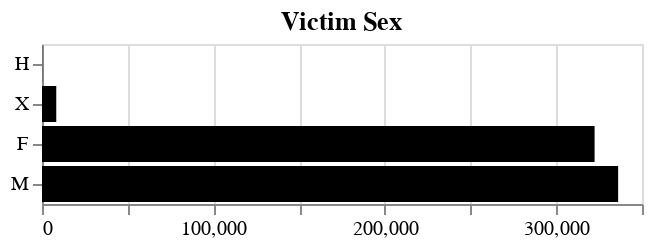

Source (notebook cell):
### Code cell
victim_sex_original = df_clean.groupby('Vict Sex').size().sort_values(ascending=False).reset_index(name='COUNT')
alt.Chart(victim_sex_original, title='Victim Sex').mark_bar(color='black').encode(
    alt.X('COUNT', title=''),
    alt.Y('Vict Sex', sort='x', title='')
)

### Figure 1 — Vega specification as saved in the notebook (floating-point values rounded to 4 significant figures)
{"$schema": "https://vega.github.io/schema/vega/v5.json", "data": [{"name": "source_0"}, {"name": "data_0", "values": [{"COUNT": 336084, "COUNT_end": 336100.0, "COUNT_start": 0.0, "Vict Sex": "M"}, {"COUNT": 322343, "COUNT_end": 322300.0, "COUNT_start": 0.0, "Vict Sex": "F"}, {"COUNT": 8320, "COUNT_end": 8320.0, "COUNT_start": 0.0, "Vict Sex": "X"}, {"COUNT": 95, "COUNT_end": 95.0, "COUNT_start": 0.0, "Vict Sex": "H"}]}, {"name": "source_0_y_domain_Vict Sex", "values": [{"Vict Sex": "M", "sort_field": 336084}, {"Vict Sex": "F", "sort_field": 322343}, {"Vict Sex": "X", "sort_field": 8320}, {"Vict Sex": "H", "sort_field": 95}]}], "signals": [{"name": "y_step", "value": 20}, {"name": "height", "update": "bandspace(domain('y').length, 0.1, 0.05) * y_step"}], "marks": [{"type": "rect", "name": "marks", "from": {"data": "data_0"}, "encode": {"update": {"x": {"field": "COUNT_end", "scale": "x"}, "y": {"field": "Vict Sex", "scale": "y"}, "height": {"signal": "max(0.25, bandwidth('y'))"}, "fill": {"value": "black"}, "ariaRoleDescription": {"value": "bar"}, "description": {"signal": "\"COUNT: \" + (format(datum[\"COUNT\"], \"\")) + \"; Vict Sex: \" + (isValid(datum[\"Vict Sex\"]) ? datum[\"Vict Sex\"] : \"\"+datum[\"Vict Sex\"])"}, "x2": {"field": "COUNT_start", "scale": "x"}}}, "style": ["bar"]}], "scales": [{"name": "x", "type": "linear", "domain": {"data": "data_0", "fields": ["COUNT_start", "COUNT_end"]}, "range": [0, {"signal": "width"}], "zero": true, "nice": true}, {"name": "y", "type": "band", "domain": {"data": "source_0_y_domain_Vict Sex", "field": "Vict Sex", "sort": {"op": "max", "field": "sort_field"}}, "range": {"step": {"signal": "y_step"}}, "paddingInner": 0.1, "paddingOuter": 0.05}], "axes": [{"scale": "x", "domain": false, "orient": "bottom", "aria": false, "maxExtent": 0, "minExtent": 0, "ticks": false, "labels": false, "gridScale": "y", "grid": true, "zindex": 0, "tickCount": {"signal": "ceil(width/40)"}}, {"scale": "x", "labelOverlap": true, "tickCount": {"signal": "ceil(width/40)"}, "orient": "bottom", "zindex": 0, "labelFlush": true, "grid": false}, {"scale": "y", "grid": false, "zindex": 0, "orient": "left"}], "title": {"text": "Victim Sex", "frame": "group"}, "style": "cell", "background": "white", "padding": 5, "width": 300}
